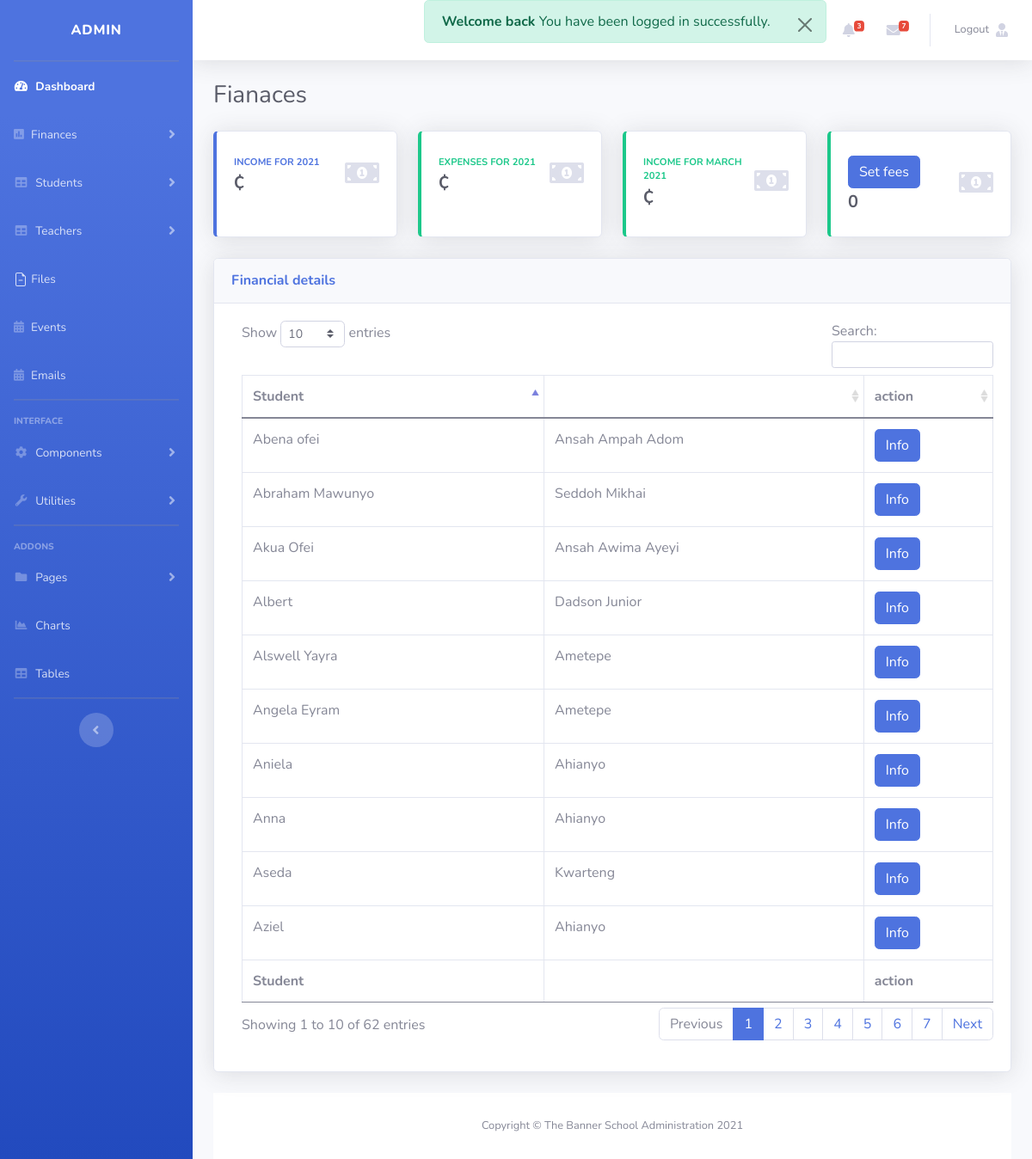
The app's page /home/transactions.php (signed in) with its own data.
### tables this page shows
CREATE TABLE IF NOT EXISTS `student` (
  `student_id` int(11) NOT NULL AUTO_INCREMENT,
  `firstname` varchar(100) NOT NULL,
  `lastname` varchar(100) NOT NULL,
  `class_id` int(11) NOT NULL,
  `username` varchar(100) NOT NULL,
  `password` varchar(100) NOT NULL,
  `location` varchar(100) NOT NULL,
  `status` varchar(100) NOT NULL,
  `balance` int(11) NOT NULL,
  `stu_status` int(11) NOT NULL,
  `dob` date NOT NULL,
  `gender` varchar(100) NOT NULL,
  PRIMARY KEY (`student_id`)
);

### home/transactions.php (the view, shortened to what this page needs)
<?php include 'header.php'?>
        <div class="container-fluid">
          <div class="d-sm-flex align-items-center justify-content-between mb-4">
            <h1 class="h3 mb-0 text-gray-800">Fianaces</h1>
          </div>
          <div class="row">
          <?php
              $total = mysql_query("SELECT SUM(amount) as total FROM finance WHERE status='Income' AND year(trn_date)=year(CURRENT_DATE())");
              $row = mysql_fetch_array($total);
              $sum = $row['total'];
?>
            <div class="col-xl-3 col-md-6 mb-4">
              <div class="card border-left-primary shadow h-100 py-2">
                <div class="card-body">
                  <div class="row no-gutters align-items-center">
                    <div class="col mr-2">
                      <div class="text-xs font-weight-bold text-primary text-uppercase mb-1">Income for <?php echo date('Y')?></div>
                      <div class="h5 mb-0 font-weight-bold text-gray-800"><span>&#8373;</span><?php echo $sum; ?></div>
                    </div>
                    <div class="col-auto">
                      <i class="fas fa-money-bill-alt fa-2x text-gray-300"></i>
                    </div>
                  </div>
                </div>
              </div>
            </div>
<?php
              $total = mysql_query("SELECT SUM(amount) as total FROM finance WHERE status='Expense' AND year(trn_date)=year(CURRENT_DATE())");
              $row = mysql_fetch_array($total);
              $sum = $row['total'];
?>
            <div class="col-xl-3 col-md-6 mb-4">
              <div class="card border-left-success shadow h-100 py-2">
                <div class="card-body">
                  <div class="row no-gutters align-items-center">
                    <div class="col mr-2">
                      <div class="text-xs font-weight-bold text-success text-uppercase mb-1">Expenses for <?php echo date('Y')?></div>
                      <div class="h5 mb-0 font-weight-bold text-gray-800"><span>&#8373;</span><?php echo $sum; ?></div>
                    </div>
                    <div class="col-auto">
                      <i class="fas fa-money-bill-alt fa-2x text-gray-300"></i>
                    </div>
                  </div>
                </div>
              </div>
            </div>
<?php
              $total = mysql_query("SELECT SUM(amount) as total FROM finance WHERE status='Income' AND month(trn_date)= MONTH (CURRENT_DATE())");
              $row = mysql_fetch_array($total);
              $sum = $row['total'];
?>
            <div class="col-xl-3 col-md-6 mb-4">
              <div class="card border-left-success shadow h-100 py-2">
                <div class="card-body">
                  <div class="row no-gutters align-items-center">
                    <div class="col mr-2">
                      <div class="text-xs font-weight-bold text-success text-uppercase mb-1">Income for <?php echo date('F Y'); ?> </div>
                      <div class="h5 mb-0 font-weight-bold text-gray-800"><span>&#8373;</span><?php echo $sum; ?></div>
                    </div>
                    <div class="col-auto">
                      <i class="fas fa-money-bill-alt fa-2x text-gray-300"></i>
                    </div>
                  </div>
                </div>
              </div>
            </div>
<?php
              $incomemonth = mysql_query("SELECT SUM(amount) as total FROM finance WHERE status='Income' AND year(trn_date)= YEAR (CURRENT_DATE())");
              $row = mysql_fetch_array($incomemonth);
              $income = $row['total'];
              $expensemonth = mysql_query("SELECT SUM(amount) as total FROM finance WHERE status='Expense' AND year(trn_date)= YEAR (CURRENT_DATE())");
              $row = mysql_fetch_array($expensemonth);
              $expense = $row['total'];
              $sum = $income - $expense;
?>
            <div class="col-xl-3 col-md-6 mb-4">
              <div class="card border-left-success shadow h-100 py-2">
                <div class="card-body">
                  <div class="row no-gutters align-items-center">
                    <div class="col mr-2">
                      <div class="text-xs font-weight-bold text-success text-uppercase mb-1"><button type="button" class="btn btn-primary" data-toggle="modal" data-target="#examplefees">
                  Set fees
                  </button></div>
                      <div class="h5 mb-0 font-weight-bold text-gray-800"><?php echo $sum; ?></div>
                    </div>
                    <div class="col-auto">
                      <i class="fas fa-money-bill-alt fa-2x text-gray-300"></i>
                    </div>
                  </div>
                </div>
              </div>
            </div>
</div>
                    <div class="card shadow mb-4">
            <div class="card-header py-3">
              <h6 class="m-0 font-weight-bold text-primary">Financial details</h6>
            </div>
            <div class="card-body">
              <div class="table-responsive">
              <table class="table table-bordered" id="dataTable" width="100%" cellspacing="0">
                  <thead>
                    <tr>
                      <th>Student</th>
                      <th></th>
                      <th>action</th>
                    </tr>
                  </thead>
                  <tfoot>
                    <tr>
                      <th>Student</th>
                      <th></th>
                      <th>action</th>
                    </tr>
                  </tfoot>
                  <tbody>
                    <?php
          $studentquery = mysql_query("SELECT * FROM student WHERE stu_status='1'")or die(mysql_error());
          while($row = mysql_fetch_array($studentquery)){
            ?>
            <tr>
            <td><?php echo $row['firstname']; ?> </td>
            <td><?php echo $row['lastname']; ?> </td>
            <td>
<button type="button" class="btn btn-primary" data-toggle="modal" data-target="#example<?php echo $row['student_id']; ?>">
Info
</button>
</td>
          </tr>
          <?php }
            ?>
                  </tbody>
                </table>
              </div>
            </div>
      </div>
 <?php include "footer.php"?>
</body>
</html>

### records on screen
student: firstname "Aseda", lastname "Kwarteng"
student: firstname "Aniela", lastname "Ahianyo"
student: firstname "Albert", lastname "Dadson Junior"
student: firstname "Akua Ofei", lastname "Ansah Awima Ayeyi"
student: firstname "Abraham Mawunyo", lastname "Seddoh Mikhai"
student: firstname "Aziel", lastname "Ahianyo"
student: firstname "Abena ofei", lastname "Ansah Ampah Adom"
student: firstname "Anna", lastname "Ahianyo"
student: firstname "Angela Eyram", lastname "Ametepe"
student: firstname "Alswell Yayra", lastname "Ametepe"

### other values on screen
$user_name "ADMIN"
$_SESSION['message'] "Welcome back You have been logged in successfully."
$sum "3"
$sum "0"
